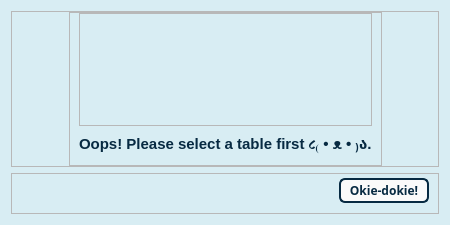
<?xml version="1.0" encoding="UTF-8"?>
<ui version="4.0">
 <class>Dialog</class>
 <widget class="QDialog" name="Dialog">
  <property name="geometry">
   <rect>
    <x>0</x>
    <y>0</y>
    <width>450</width>
    <height>225</height>
   </rect>
  </property>
  <property name="minimumSize">
   <size>
    <width>450</width>
    <height>225</height>
   </size>
  </property>
  <property name="maximumSize">
   <size>
    <width>450</width>
    <height>225</height>
   </size>
  </property>
  <property name="windowTitle">
   <string>Dialog</string>
  </property>
  <property name="styleSheet">
   <string notr="true">QDialog {
	background-color: #D8EDF3;
}</string>
  </property>
  <layout class="QVBoxLayout" name="verticalLayout_2">
   <item>
    <widget class="QFrame" name="frame_2">
     <property name="frameShape">
      <enum>QFrame::StyledPanel</enum>
     </property>
     <property name="frameShadow">
      <enum>QFrame::Raised</enum>
     </property>
     <layout class="QHBoxLayout" name="horizontalLayout">
      <property name="topMargin">
       <number>0</number>
      </property>
      <property name="bottomMargin">
       <number>0</number>
      </property>
      <item>
       <spacer name="spacer1">
        <property name="orientation">
         <enum>Qt::Horizontal</enum>
        </property>
        <property name="sizeHint" stdset="0">
         <size>
          <width>8</width>
          <height>20</height>
         </size>
        </property>
       </spacer>
      </item>
      <item>
       <widget class="QFrame" name="frame">
        <property name="frameShape">
         <enum>QFrame::StyledPanel</enum>
        </property>
        <property name="frameShadow">
         <enum>QFrame::Raised</enum>
        </property>
        <layout class="QVBoxLayout" name="verticalLayout">
         <property name="topMargin">
          <number>0</number>
         </property>
         <item>
          <widget class="QFrame" name="frame_3">
           <property name="frameShape">
            <enum>QFrame::StyledPanel</enum>
           </property>
           <property name="frameShadow">
            <enum>QFrame::Raised</enum>
           </property>
           <layout class="QHBoxLayout" name="horizontalLayout_2">
            <property name="topMargin">
             <number>0</number>
            </property>
            <item>
             <widget class="QLabel" name="logo">
              <property name="sizePolicy">
               <sizepolicy hsizetype="Fixed" vsizetype="Fixed">
                <horstretch>0</horstretch>
                <verstretch>0</verstretch>
               </sizepolicy>
              </property>
              <property name="minimumSize">
               <size>
                <width>138</width>
                <height>102</height>
               </size>
              </property>
              <property name="maximumSize">
               <size>
                <width>138</width>
                <height>102</height>
               </size>
              </property>
              <property name="text">
               <string/>
              </property>
              <property name="pixmap">
               <pixmap resource="HPAC IS/Hpac.qrc">:/icons/logo.png</pixmap>
              </property>
              <property name="scaledContents">
               <bool>true</bool>
              </property>
             </widget>
            </item>
           </layout>
          </widget>
         </item>
         <item>
          <widget class="QLabel" name="text">
           <property name="styleSheet">
            <string notr="true">QLabel {
	font-family: &quot;Merriweather Sans&quot;;
	font: bold;
	font-size: 15px;
	color: #072A42;
}
</string>
           </property>
           <property name="text">
            <string>Oops! Please select a table first ૮₍ • ᴥ • ₎ა.</string>
           </property>
          </widget>
         </item>
        </layout>
       </widget>
      </item>
      <item>
       <spacer name="spacer2">
        <property name="orientation">
         <enum>Qt::Horizontal</enum>
        </property>
        <property name="sizeHint" stdset="0">
         <size>
          <width>10</width>
          <height>20</height>
         </size>
        </property>
       </spacer>
      </item>
     </layout>
    </widget>
   </item>
   <item>
    <widget class="QFrame" name="frame_4">
     <property name="frameShape">
      <enum>QFrame::StyledPanel</enum>
     </property>
     <property name="frameShadow">
      <enum>QFrame::Raised</enum>
     </property>
     <layout class="QHBoxLayout" name="horizontalLayout_3">
      <property name="topMargin">
       <number>0</number>
      </property>
      <property name="bottomMargin">
       <number>5</number>
      </property>
      <item>
       <spacer name="spacer3">
        <property name="orientation">
         <enum>Qt::Horizontal</enum>
        </property>
        <property name="sizeHint" stdset="0">
         <size>
          <width>263</width>
          <height>20</height>
         </size>
        </property>
       </spacer>
      </item>
      <item>
       <widget class="QPushButton" name="okbutt">
        <property name="styleSheet">
         <string notr="true">QPushButton {
	font: Merriweather Sans;
	font-size: 12px;
	font-weight: bold;
	color: #072A42;
	background-color: #fafafa;
	border: 2px solid #072A42;
	border-radius: 6px;
	padding: 3px;
	width: 80px;
	height: 15px;
			}

QPushButton:hover {
            background-color: #c1c8d4;  
        }
        QPushButton:pressed {
            background-color: #DD5C6D;
        }
</string>
        </property>
        <property name="text">
         <string>Okie-dokie!</string>
        </property>
       </widget>
      </item>
     </layout>
    </widget>
   </item>
  </layout>
 </widget>
 <resources>
  <include location="HPAC IS/Hpac.qrc"/>
 </resources>
 <connections/>
</ui>
